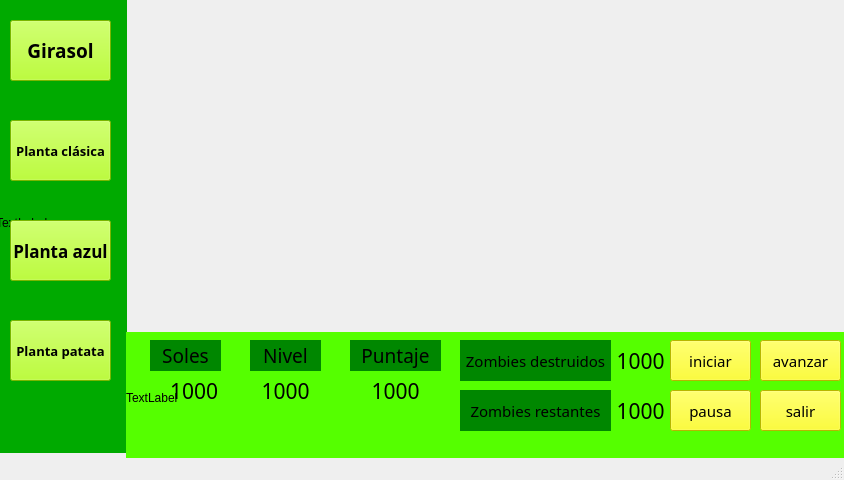
<?xml version="1.0" encoding="UTF-8"?>
<ui version="4.0">
 <class>MainWindow</class>
 <widget class="QMainWindow" name="MainWindow">
  <property name="geometry">
   <rect>
    <x>0</x>
    <y>0</y>
    <width>844</width>
    <height>480</height>
   </rect>
  </property>
  <property name="windowTitle">
   <string>MainWindow</string>
  </property>
  <widget class="QWidget" name="centralwidget">
   <widget class="QLabel" name="label">
    <property name="geometry">
     <rect>
      <x>120</x>
      <y>0</y>
      <width>871</width>
      <height>341</height>
     </rect>
    </property>
    <property name="text">
     <string/>
    </property>
    <property name="pixmap">
     <pixmap>../sprites/Fondos/jardinAbuela.png</pixmap>
    </property>
    <property name="scaledContents">
     <bool>true</bool>
    </property>
   </widget>
   <widget class="QLabel" name="label_2">
    <property name="geometry">
     <rect>
      <x>-4</x>
      <y>-8</y>
      <width>131</width>
      <height>461</height>
     </rect>
    </property>
    <property name="autoFillBackground">
     <bool>false</bool>
    </property>
    <property name="styleSheet">
     <string notr="true">background-color: rgb(0, 170, 0);</string>
    </property>
    <property name="text">
     <string>TextLabel</string>
    </property>
   </widget>
   <widget class="QLabel" name="label_3">
    <property name="geometry">
     <rect>
      <x>126</x>
      <y>332</y>
      <width>721</width>
      <height>131</height>
     </rect>
    </property>
    <property name="styleSheet">
     <string notr="true">background-color: rgb(85, 255, 0);</string>
    </property>
    <property name="text">
     <string>TextLabel</string>
    </property>
   </widget>
   <widget class="QPushButton" name="tienda_girasol">
    <property name="geometry">
     <rect>
      <x>10</x>
      <y>20</y>
      <width>101</width>
      <height>61</height>
     </rect>
    </property>
    <property name="font">
     <font>
      <family>Franklin Gothic Medium</family>
      <pointsize>14</pointsize>
      <weight>75</weight>
      <bold>true</bold>
     </font>
    </property>
    <property name="styleSheet">
     <string notr="true">background-color: rgb(170, 255, 0);</string>
    </property>
    <property name="text">
     <string>Girasol</string>
    </property>
   </widget>
   <widget class="QPushButton" name="tienda_clasica">
    <property name="geometry">
     <rect>
      <x>10</x>
      <y>120</y>
      <width>101</width>
      <height>61</height>
     </rect>
    </property>
    <property name="font">
     <font>
      <family>Franklin Gothic Medium</family>
      <pointsize>10</pointsize>
      <weight>75</weight>
      <bold>true</bold>
     </font>
    </property>
    <property name="styleSheet">
     <string notr="true">background-color: rgb(170, 255, 0);</string>
    </property>
    <property name="text">
     <string>Planta clásica</string>
    </property>
   </widget>
   <widget class="QPushButton" name="tienda_azul">
    <property name="geometry">
     <rect>
      <x>10</x>
      <y>220</y>
      <width>101</width>
      <height>61</height>
     </rect>
    </property>
    <property name="font">
     <font>
      <family>Franklin Gothic Medium</family>
      <pointsize>13</pointsize>
      <weight>75</weight>
      <bold>true</bold>
     </font>
    </property>
    <property name="styleSheet">
     <string notr="true">background-color: rgb(170, 255, 0);</string>
    </property>
    <property name="text">
     <string>Planta azul</string>
    </property>
   </widget>
   <widget class="QPushButton" name="tienda_patata">
    <property name="geometry">
     <rect>
      <x>10</x>
      <y>320</y>
      <width>101</width>
      <height>61</height>
     </rect>
    </property>
    <property name="font">
     <font>
      <family>Franklin Gothic Medium</family>
      <pointsize>10</pointsize>
      <weight>75</weight>
      <bold>true</bold>
     </font>
    </property>
    <property name="styleSheet">
     <string notr="true">background-color: rgb(170, 255, 0);</string>
    </property>
    <property name="text">
     <string>Planta patata</string>
    </property>
   </widget>
   <widget class="QLabel" name="label_4">
    <property name="geometry">
     <rect>
      <x>150</x>
      <y>340</y>
      <width>71</width>
      <height>31</height>
     </rect>
    </property>
    <property name="font">
     <font>
      <family>Franklin Gothic Demi</family>
      <pointsize>14</pointsize>
     </font>
    </property>
    <property name="styleSheet">
     <string notr="true">background-color: rgb(0, 135, 0);</string>
    </property>
    <property name="text">
     <string>Soles</string>
    </property>
    <property name="alignment">
     <set>Qt::AlignCenter</set>
    </property>
   </widget>
   <widget class="QLabel" name="label_5">
    <property name="geometry">
     <rect>
      <x>250</x>
      <y>340</y>
      <width>71</width>
      <height>31</height>
     </rect>
    </property>
    <property name="font">
     <font>
      <family>Franklin Gothic Demi</family>
      <pointsize>14</pointsize>
     </font>
    </property>
    <property name="styleSheet">
     <string notr="true">background-color: rgb(0, 135, 0);</string>
    </property>
    <property name="text">
     <string>Nivel</string>
    </property>
    <property name="alignment">
     <set>Qt::AlignCenter</set>
    </property>
   </widget>
   <widget class="QLabel" name="label_6">
    <property name="geometry">
     <rect>
      <x>350</x>
      <y>340</y>
      <width>91</width>
      <height>31</height>
     </rect>
    </property>
    <property name="font">
     <font>
      <family>Franklin Gothic Demi</family>
      <pointsize>14</pointsize>
     </font>
    </property>
    <property name="styleSheet">
     <string notr="true">background-color: rgb(0, 135, 0);</string>
    </property>
    <property name="text">
     <string>Puntaje</string>
    </property>
    <property name="alignment">
     <set>Qt::AlignCenter</set>
    </property>
   </widget>
   <widget class="QLabel" name="label_7">
    <property name="geometry">
     <rect>
      <x>460</x>
      <y>340</y>
      <width>151</width>
      <height>41</height>
     </rect>
    </property>
    <property name="font">
     <font>
      <family>Franklin Gothic Demi</family>
      <pointsize>11</pointsize>
     </font>
    </property>
    <property name="styleSheet">
     <string notr="true">background-color: rgb(0, 135, 0);</string>
    </property>
    <property name="text">
     <string>Zombies destruidos</string>
    </property>
    <property name="alignment">
     <set>Qt::AlignCenter</set>
    </property>
   </widget>
   <widget class="QLabel" name="label_8">
    <property name="geometry">
     <rect>
      <x>460</x>
      <y>390</y>
      <width>151</width>
      <height>41</height>
     </rect>
    </property>
    <property name="font">
     <font>
      <family>Franklin Gothic Demi</family>
      <pointsize>11</pointsize>
     </font>
    </property>
    <property name="styleSheet">
     <string notr="true">background-color: rgb(0, 135, 0);</string>
    </property>
    <property name="text">
     <string>Zombies restantes</string>
    </property>
    <property name="alignment">
     <set>Qt::AlignCenter</set>
    </property>
   </widget>
   <widget class="QPushButton" name="boton_iniciar">
    <property name="geometry">
     <rect>
      <x>670</x>
      <y>340</y>
      <width>81</width>
      <height>41</height>
     </rect>
    </property>
    <property name="font">
     <font>
      <family>Franklin Gothic Demi</family>
      <pointsize>11</pointsize>
     </font>
    </property>
    <property name="styleSheet">
     <string notr="true">background-color: rgb(255, 255, 0);</string>
    </property>
    <property name="text">
     <string>iniciar</string>
    </property>
   </widget>
   <widget class="QPushButton" name="boton_avanzar">
    <property name="geometry">
     <rect>
      <x>760</x>
      <y>340</y>
      <width>81</width>
      <height>41</height>
     </rect>
    </property>
    <property name="font">
     <font>
      <family>Franklin Gothic Demi</family>
      <pointsize>11</pointsize>
     </font>
    </property>
    <property name="styleSheet">
     <string notr="true">background-color: rgb(255, 255, 0);</string>
    </property>
    <property name="text">
     <string>avanzar</string>
    </property>
   </widget>
   <widget class="QPushButton" name="boton_pausa">
    <property name="geometry">
     <rect>
      <x>670</x>
      <y>390</y>
      <width>81</width>
      <height>41</height>
     </rect>
    </property>
    <property name="font">
     <font>
      <family>Franklin Gothic Demi</family>
      <pointsize>11</pointsize>
     </font>
    </property>
    <property name="styleSheet">
     <string notr="true">background-color: rgb(255, 255, 0);</string>
    </property>
    <property name="text">
     <string>pausa</string>
    </property>
   </widget>
   <widget class="QPushButton" name="pushButton_8">
    <property name="geometry">
     <rect>
      <x>760</x>
      <y>390</y>
      <width>81</width>
      <height>41</height>
     </rect>
    </property>
    <property name="font">
     <font>
      <family>Franklin Gothic Demi</family>
      <pointsize>11</pointsize>
     </font>
    </property>
    <property name="styleSheet">
     <string notr="true">background-color: rgb(255, 255, 0);</string>
    </property>
    <property name="text">
     <string>salir</string>
    </property>
   </widget>
   <widget class="QLabel" name="label_9">
    <property name="geometry">
     <rect>
      <x>10</x>
      <y>90</y>
      <width>31</width>
      <height>21</height>
     </rect>
    </property>
    <property name="text">
     <string/>
    </property>
    <property name="pixmap">
     <pixmap>../sprites/Elementos de juego/sol.png</pixmap>
    </property>
    <property name="scaledContents">
     <bool>true</bool>
    </property>
   </widget>
   <widget class="QLabel" name="label_10">
    <property name="geometry">
     <rect>
      <x>130</x>
      <y>380</y>
      <width>31</width>
      <height>21</height>
     </rect>
    </property>
    <property name="text">
     <string/>
    </property>
    <property name="pixmap">
     <pixmap>../sprites/Elementos de juego/sol.png</pixmap>
    </property>
    <property name="scaledContents">
     <bool>true</bool>
    </property>
   </widget>
   <widget class="QLabel" name="label_11">
    <property name="geometry">
     <rect>
      <x>10</x>
      <y>400</y>
      <width>31</width>
      <height>21</height>
     </rect>
    </property>
    <property name="text">
     <string/>
    </property>
    <property name="pixmap">
     <pixmap>../sprites/Elementos de juego/sol.png</pixmap>
    </property>
    <property name="scaledContents">
     <bool>true</bool>
    </property>
   </widget>
   <widget class="QLabel" name="label_12">
    <property name="geometry">
     <rect>
      <x>10</x>
      <y>290</y>
      <width>31</width>
      <height>21</height>
     </rect>
    </property>
    <property name="text">
     <string/>
    </property>
    <property name="pixmap">
     <pixmap>../sprites/Elementos de juego/sol.png</pixmap>
    </property>
    <property name="scaledContents">
     <bool>true</bool>
    </property>
   </widget>
   <widget class="QLabel" name="label_13">
    <property name="geometry">
     <rect>
      <x>10</x>
      <y>190</y>
      <width>31</width>
      <height>21</height>
     </rect>
    </property>
    <property name="text">
     <string/>
    </property>
    <property name="pixmap">
     <pixmap>../sprites/Elementos de juego/sol.png</pixmap>
    </property>
    <property name="scaledContents">
     <bool>true</bool>
    </property>
   </widget>
   <widget class="QLabel" name="label_14">
    <property name="geometry">
     <rect>
      <x>170</x>
      <y>370</y>
      <width>61</width>
      <height>41</height>
     </rect>
    </property>
    <property name="font">
     <font>
      <family>Franklin Gothic Demi Cond</family>
      <pointsize>16</pointsize>
     </font>
    </property>
    <property name="text">
     <string>1000</string>
    </property>
   </widget>
   <widget class="QLabel" name="label_15">
    <property name="geometry">
     <rect>
      <x>250</x>
      <y>370</y>
      <width>71</width>
      <height>41</height>
     </rect>
    </property>
    <property name="font">
     <font>
      <family>Franklin Gothic Demi Cond</family>
      <pointsize>16</pointsize>
     </font>
    </property>
    <property name="text">
     <string>1000</string>
    </property>
    <property name="alignment">
     <set>Qt::AlignCenter</set>
    </property>
   </widget>
   <widget class="QLabel" name="puntaje">
    <property name="geometry">
     <rect>
      <x>350</x>
      <y>370</y>
      <width>91</width>
      <height>41</height>
     </rect>
    </property>
    <property name="font">
     <font>
      <family>Franklin Gothic Demi Cond</family>
      <pointsize>16</pointsize>
     </font>
    </property>
    <property name="text">
     <string>1000</string>
    </property>
    <property name="alignment">
     <set>Qt::AlignCenter</set>
    </property>
   </widget>
   <widget class="QLabel" name="label_16">
    <property name="geometry">
     <rect>
      <x>610</x>
      <y>340</y>
      <width>61</width>
      <height>41</height>
     </rect>
    </property>
    <property name="font">
     <font>
      <family>Franklin Gothic Demi Cond</family>
      <pointsize>16</pointsize>
     </font>
    </property>
    <property name="text">
     <string>1000</string>
    </property>
    <property name="alignment">
     <set>Qt::AlignCenter</set>
    </property>
   </widget>
   <widget class="QLabel" name="zombies_restantes">
    <property name="geometry">
     <rect>
      <x>610</x>
      <y>390</y>
      <width>61</width>
      <height>41</height>
     </rect>
    </property>
    <property name="font">
     <font>
      <family>Franklin Gothic Demi Cond</family>
      <pointsize>16</pointsize>
     </font>
    </property>
    <property name="text">
     <string>1000</string>
    </property>
    <property name="alignment">
     <set>Qt::AlignCenter</set>
    </property>
   </widget>
  </widget>
  <widget class="QMenuBar" name="menubar">
   <property name="geometry">
    <rect>
     <x>0</x>
     <y>0</y>
     <width>844</width>
     <height>21</height>
    </rect>
   </property>
  </widget>
  <widget class="QStatusBar" name="statusbar"/>
 </widget>
 <resources/>
 <connections/>
</ui>
